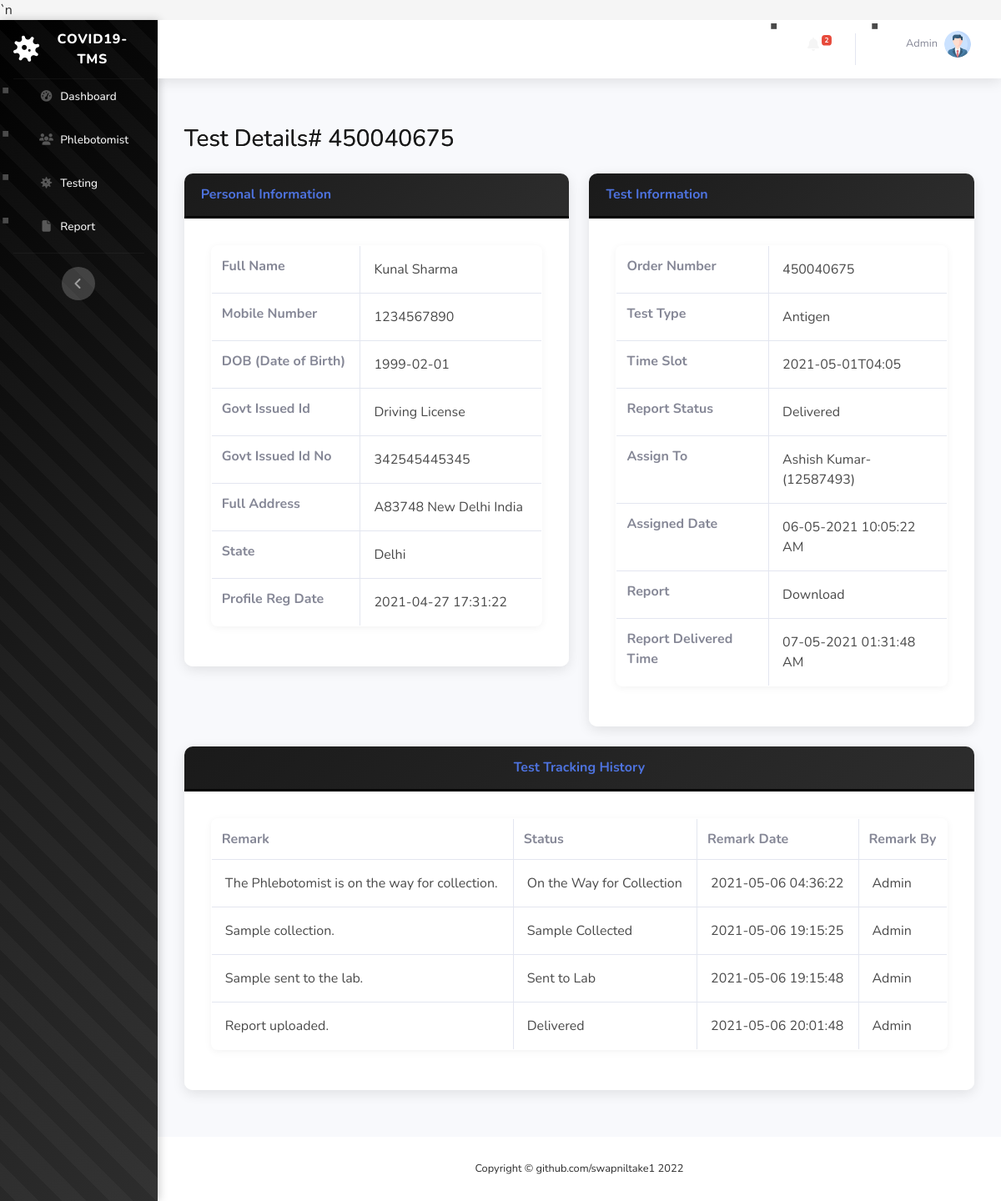
/covid-tms/patient-report-details.php?tid=1&&oid=450040675 (signed in), run on the app's committed database.
### tables this page shows
CREATE TABLE `tbltestrecord` (
  `id` int(11) NOT NULL,
  `OrderNumber` bigint(14) DEFAULT NULL,
  `PatientMobileNumber` bigint(14) DEFAULT NULL,
  `TestType` varchar(100) DEFAULT NULL,
  `TestTimeSlot` varchar(120) DEFAULT NULL,
  `ReportStatus` varchar(100) DEFAULT NULL,
  `FinalReport` varchar(150) DEFAULT NULL,
  `ReportUploadTime` varchar(200) DEFAULT NULL,
  `RegistrationDate` timestamp NULL DEFAULT current_timestamp(),
  `AssignedtoEmpId` varchar(150) DEFAULT NULL,
  `AssigntoName` varchar(180) DEFAULT NULL,
  `AssignedTime` varchar(100) DEFAULT NULL
);

CREATE TABLE `tblpatients` (
  `id` int(11) NOT NULL,
  `FullName` varchar(120) DEFAULT NULL,
  `MobileNumber` bigint(12) DEFAULT NULL,
  `DateOfBirth` date DEFAULT NULL,
  `GovtIssuedId` varchar(150) DEFAULT NULL,
  `GovtIssuedIdNo` varchar(150) DEFAULT NULL,
  `FullAddress` varchar(255) DEFAULT NULL,
  `State` varchar(200) DEFAULT NULL,
  `RegistrationDate` timestamp NOT NULL DEFAULT current_timestamp()
);

CREATE TABLE `tblreporttracking` (
  `id` int(11) NOT NULL,
  `OrderNumber` bigint(40) DEFAULT NULL,
  `Remark` varchar(255) DEFAULT NULL,
  `Status` varchar(120) DEFAULT NULL,
  `PostingTime` timestamp NULL DEFAULT current_timestamp(),
  `RemarkBy` int(5) DEFAULT NULL
);

### covid-tms/patient-report-details.php (the view, shortened to what this page needs)
<?php session_start();
include_once('includes/config.php');
?>
<!DOCTYPE html>
<html lang="en">
<head>
    <link href="vendor/fontawesome-free/css/all.min.css" rel="stylesheet" type="text/css">
    <link href="css/sb-admin-2.min.css" rel="stylesheet">`n    <link href="css/custom-theme.css" rel="stylesheet">
</head>
<body id="page-top">
    <div id="wrapper">
<?php include_once('includes/sidebar.php');?>
        <div id="content-wrapper" class="d-flex flex-column">
            <div id="content">
          <?php include_once('includes/topbar.php');?>
                <div class="container-fluid">
                    <h1 class="h3 mb-4 text-gray-800">Test Details# <?php echo intval($_GET['oid']);?></h1>
<div class="row">
<?php
$testid=intval($_GET['tid']);
$query=mysqli_query($con,"select * from tbltestrecord
join tblpatients on tblpatients.MobileNumber=tbltestrecord.PatientMobileNumber
where  tbltestrecord.id='$testid'");
while($row=mysqli_fetch_array($query)){
    ?>
                        <div class="col-lg-6">
                            <div class="card shadow mb-4">
                                <div class="card-header py-3">
                                    <h6 class="m-0 font-weight-bold text-primary">Personal Information</h6>
                                </div>
                                <div class="card-body">
 <table class="table table-bordered"  width="100%" cellspacing="0">
    <tr>
    <th>Full Name</th>
    <td><?php echo $row['FullName'];?></td>
    </tr>
     <tr>
    <th>Mobile Number</th>
    <td><?php echo $row['MobileNumber'];?></td>
    </tr>
     <tr>
    <th>DOB (Date of Birth)</th>
    <td><?php echo $row['DateOfBirth'];?></td>
    </tr>
     <tr>
    <th>Govt Issued Id</th>
    <td><?php echo $row['GovtIssuedId'];?></td>
    </tr>
     <tr>
    <th>Govt Issued Id No</th>
    <td><?php echo $row['GovtIssuedIdNo'];?></td>
    </tr>
     <tr>
    <th>Full Address</th>
    <td><?php echo $row['FullAddress'];?></td>
    </tr>
    <tr>
    <th>State</th>
    <td><?php echo $row['State'];?></td>
    </tr>
    <tr>
    <th>Profile Reg Date</th>
    <td><?php echo $row['RegistrationDate'];?></td>
    </tr>
 </table>
                                </div>
                            </div>
                        </div>
                         <div class="col-lg-6">
                            <div class="card shadow mb-4">
                                <div class="card-header py-3">
                                    <h6 class="m-0 font-weight-bold text-primary">Test Information</h6>
                                </div>
                                <div class="card-body">
 <table class="table table-bordered"  width="100%" cellspacing="0">
    <tr>
    <th>Order Number</th>
    <td><?php echo $row['OrderNumber'];?></td>
    </tr>
    <tr>
    <th>Test Type</th>
    <td><?php echo $row['TestType'];?></td>
    </tr>
    <tr>
    <th>Time Slot</th>
    <td><?php echo $row['TestTimeSlot'];?></td>
    </tr>
 <tr>
    <th>Report Status</th>
    <td><?php if($row['ReportStatus']==''):
              echo "Not Processed yet";
          else:
           echo $row['ReportStatus'];
          endif;
    ?></td>
    </tr>
<?php if($row['AssignedtoEmpId']!=''):?>
  <tr>
    <th>Assign To</th>
    <td><?php echo $row['AssigntoName'];?>-(<?php echo $row['AssignedtoEmpId'];?>)</td>
    </tr>
    <tr>
    <th>Assigned Date</th>
    <td><?php echo $row['AssignedTime'];?></td>
    </tr>
<?php endif;?>
<?php if($row['FinalReport']!=''):?>
  <tr>
    <th>Report</th>
    <td><a href="reportfiles/<?php echo $row['FinalReport'];?>" target="_blank">Download</a></td>
    </tr>
    <tr>
    <th>Report Delivered Time</th>
    <td><?php echo $row['ReportUploadTime'];?></td>
    </tr>
<?php endif;?>
</table>
                    </div>
                            </div>
                        </div>
                    </div>
                <?php } ?>
<?php
$orderid=intval($_GET['oid']);
$ret=mysqli_query($con,"select * from tblreporttracking
join tbladmin on tbladmin.ID=tblreporttracking.RemarkBy
where tblreporttracking.OrderNumber='$orderid'");
$num=mysqli_num_rows($ret);
?>
<div class="row">
                         <div class="col-lg-12">
                            <div class="card shadow mb-4">
                                <div class="card-header py-3">
                                    <h6 class="m-0 font-weight-bold text-primary" align="center">Test  Tracking History</h6>
                                </div>
                                <div class="card-body">
<?php if($num>0){
?>
 <table class="table table-bordered"  width="100%" cellspacing="0">
<tr>
    <th>Remark</th>
    <th>Status</th>
    <th>Remark Date</th>
    <th>Remark By</th>
<?php while($result=mysqli_fetch_array($ret)){?>
</tr>
    <tr>
    <td><?php echo $result['Remark'];?></td>
    <td><?php echo $result['Status'];?></td>
    <td><?php echo $result['PostingTime'];?></td>
    <td><?php echo $result['AdminName'];?></td>
    </tr>
<?php } ?>
</table>
         <?php
     } else { ?>
<h4 align="center" style="color:red"> No Tracking history found </h4>
         <?php } ?>
                                </div>
                            </div>
                        </div>
                    </div>
                </div>
            </div>
           <?php include_once('includes/footer.php');?>
        </div>
    </div>
</body>
</html>

### covid-tms/includes/topbar.php (shortened to what this page needs)
      <nav class="navbar navbar-expand navbar-light bg-white topbar mb-4 static-top shadow">
            <?php if($_SESSION['aid']):?>
                    <ul class="navbar-nav ml-auto">
<?php $query=mysqli_query($con,"select * from tbltestrecord where ReportStatus is null");
$count=mysqli_num_rows($query);
?>
                        <li class="nav-item dropdown no-arrow mx-1">
                            <a class="nav-link dropdown-toggle" href="#" id="alertsDropdown" role="button"
                                data-toggle="dropdown" aria-haspopup="true" aria-expanded="false">
                                <i class="fas fa-bell fa-fw"></i>
                                <span class="badge badge-danger badge-counter"><?php echo $count;?></span>
                            </a>
                        </li>
                        <li class="nav-item dropdown no-arrow">
                            <a class="nav-link dropdown-toggle" href="#" id="userDropdown" role="button"
                                data-toggle="dropdown" aria-haspopup="true" aria-expanded="false">
                <?php
$adid=$_SESSION['aid'];
$ret1=mysqli_query($con,"select AdminName from tbladmin where ID='$adid'");
while($row1=mysqli_fetch_array($ret1)){
?>
                                <span class="mr-2 d-none d-lg-inline text-gray-600 small"><?php  echo $row1['AdminName'];?></span>
                           <?php } ?>
                                <img class="img-profile rounded-circle"
                                    src="img/profile.png">
                            </a>
                        </li>
                    </ul>
                <?php endif;?>
                </nav>

### covid-tms/css/custom-theme.css (style rules this page uses)
:root { --primary-black: #000000; --dark-gray: #1a1a1a; --medium-gray: #2d2d2d; --light-gray: #4a4a4a; --extra-light-gray: #6a6a6a; --off-white: #f5f5f5; --pure-white: #ffffff; --accent-gray: #808080; }
body { background-color: var(--off-white); color: var(--medium-gray); font-family: 'Nunito', -apple-system, BlinkMacSystemFont, 'Segoe UI', Roboto, sans-serif; }
.navbar-nav .nav-link { color: var(--off-white) !important; font-weight: 500; padding: 0.5rem 1rem !important; margin: 0 0.25rem; border-radius: 5px; transition: all 0.3s ease; }
.card { border: none; border-radius: 10px; box-shadow: 0 5px 20px rgba(0, 0, 0, 0.1); transition: all 0.3s ease; overflow: hidden; }
.card-header { background: linear-gradient(135deg, var(--dark-gray), var(--medium-gray)) !important; color: var(--pure-white) !important; font-weight: 600; padding: 1.25rem; border-bottom: 3px solid var(--primary-black); }
.card-body { background-color: var(--pure-white); padding: 2rem; }
.table { background-color: var(--pure-white); border-radius: 8px; overflow: hidden; box-shadow: 0 2px 10px rgba(0, 0, 0, 0.05); }
.table tbody tr { border-bottom: 1px solid rgba(0, 0, 0, 0.05); transition: all 0.2s ease; }
.table tbody td { padding: 1rem; color: var(--light-gray); }
ul li { margin-bottom: 0.75rem; padding-left: 1.5rem; position: relative; }
ul li::before { content: '▪'; position: absolute; left: 0; color: var(--light-gray); font-size: 1.5rem; line-height: 1; }
.topbar { background-color: var(--pure-white) !important; box-shadow: 0 2px 10px rgba(0, 0, 0, 0.1); }
#content-wrapper { background-color: var(--off-white); }
.container-fluid { padding: 2rem; }
.card { background-color: var(--pure-white) !important; border: none !important; }
.text-gray-800 { color: var(--dark-gray) !important; }
#wrapper { background-color: var(--off-white); }
.shadow { box-shadow: 0 4px 15px rgba(0, 0, 0, 0.1) !important; }
h1, h2, h3 { background: linear-gradient(135deg, var(--primary-black), var(--light-gray)); -webkit-background-clip: text; background-clip: text; }
a { color: var(--light-gray); transition: all 0.3s ease; }
.small, small { color: var(--extra-light-gray); }

### data on the page
tbltestrecord: tblpatients.FullName "Kunal Sharma", tblpatients.MobileNumber "1234567890", tblpatients.DateOfBirth "1999-02-01", tblpatients.GovtIssuedId "Driving License", tblpatients.GovtIssuedIdNo "342545445345", tblpatients.FullAddress "A83748 New Delhi India", tblpatients.State "Delhi", tblpatients.RegistrationDate "2021-04-27 17:31:22", OrderNumber "450040675", TestType "Antigen", TestTimeSlot "2021-05-01T04:05", ReportStatus "Delivered", AssigntoName "Ashish Kumar", AssignedtoEmpId "12587493", AssignedTime "06-05-2021 10:05:22 AM", ReportUploadTime "07-05-2021 01:31:48 AM"
tblreporttracking: Remark "The Phlebotomist is on the way for collection.", Status "On the Way for Collection", PostingTime "2021-05-06 04:36:22", tbladmin.AdminName "Admin"
tblreporttracking: Remark "Sample collection.", Status "Sample Collected", PostingTime "2021-05-06 19:15:25", tbladmin.AdminName "Admin"
tblreporttracking: Remark "Sample sent to the lab.", Status "Sent to Lab", PostingTime "2021-05-06 19:15:48", tbladmin.AdminName "Admin"
tblreporttracking: Remark "Report uploaded.", Status "Delivered", PostingTime "2021-05-06 20:01:48", tbladmin.AdminName "Admin"

### other printed values
$count "2"
$row1['AdminName'] "Admin"
$_GET['oid'] "450040675"
